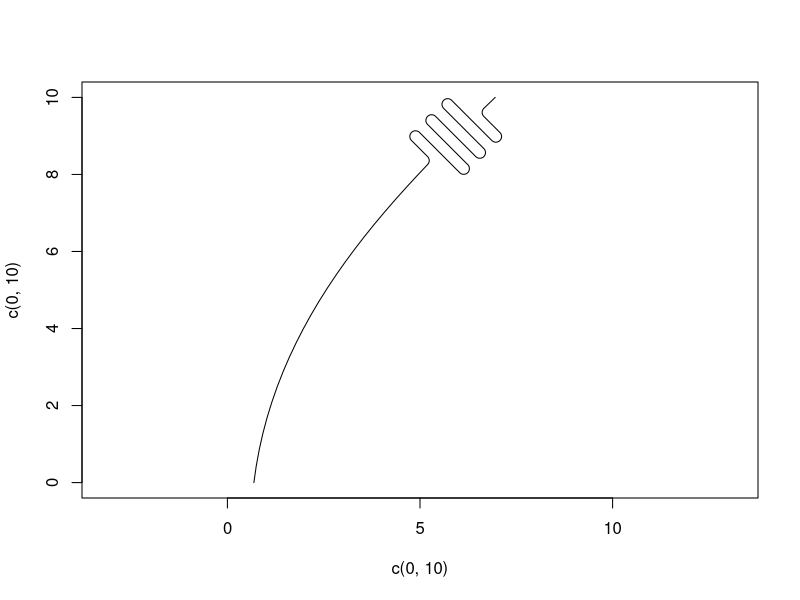

Recreate this plot in R.
n <- 100
switch <- rbinom(n, 1, .1)
rates <- c(1, 100)
rate <- rep(rates,times=sum(switch))[cumsum(switch)]
x <- cumsum(rexp(n, rate = rate))

y <- rnorm(n, sd=log(rate))




# gentle arc + noise
# 1.25*pi - 1.75*pi
theta <- seq(1.4*pi, 1.6*pi, length.out = 200)
x <- 10*cos(theta)
y <- -10*sin(theta)








# spline (curve lines through fixed points)
myspline <- function(x,y, sort = FALSE, circular = FALSE, by.dist = FALSE, ...){
    stopifnot(length(x)==length(y))
    if(sort){
        y <- y[order(x)]
        x <- sort(x)
    }
    if(circular){
        x <- c(x[(length(x)-1):length(x)], x, x[1:3])
        y <- c(y[(length(y)-1):length(y)], y, y[1:3])
    }
    if(by.dist){
        d <- sqrt(diff(x)^2 + diff(y)^2)
        d <- c(0,cumsum(d))
    }else{
        d <- 1:length(x)
    }
    sx <- spline(d,x, ...)
    sy <- spline(d,y, ...)
    if(circular){
        ind <- which(sx$x >= 3 & sx$x <= length(x)-2)
        sx$y <- sx$y[ind]
        sy$y <- sy$y[ind]
    }
    return(list(x=sx$y, y=sy$y))
}
point <- function(p, ...){
    points(p[1], p[2], ...)
}

# window = 0,10,0,10

theta <- runif(1,0,2*pi)
anchor <- c(5,5) + 1*c(cos(theta),sin(theta))
p2 <- c(5,5) + 2*c(cos(theta),sin(theta))
theta <- theta+pi/2
b <- tan(theta)
a <- anchor[2] - anchor[1] * b
if(a < 0){
    p1 <- c(-a/b, 0)
}else if(a > 10){
    p1 <- c((10-a)/b, 10)
}else{
    p1 <- c(0, a)
}
if(a+b*10 < 0){
    p3 <- c(-a/b, 0)
}else if(a+b*10 > 10){
    p3 <- c((10-a)/b, 10)
}else{
    p3 <- c(10, a+b*10)
}

# plot(c(0,10),c(0,10),col='white', asp=1)
# abline(v=c(0,10))
# abline(h=c(0,10))
# lines(5+1*cos(seq(0,2*pi,length.out=200)),
#       5+1*sin(seq(0,2*pi,length.out=200)))
# points(anchor[1],anchor[2])
# lines(c(anchor[1]-100*cos(theta),anchor[1],anchor[1]+100*cos(theta)),
#       c(anchor[2]-100*sin(theta),anchor[2],anchor[2]+100*sin(theta)))
# point(p1)
# point(p2)
# point(p3)

s <- myspline(c(p1[1],p2[1],p3[1]), c(p1[2],p2[2],p3[2]), n=30)
# lines(s)

jj <- sample(c(2:29), 1) # 2:14, 17:29
p4 <- c(s$x[jj], s$y[jj]) + rnorm(2, sd=.5)
while(any(p4 < 0) | any(p4 > 10)){
    p4 <- c(s$x[jj], s$y[jj]) + rnorm(2, sd=.5)
}
# points(s$x[jj], s$y[jj], col=2)
if(jj < 15){
    s <- myspline(c(p1[1],p4[1],p2[1],p3[1]), c(p1[2],p4[2],p2[2],p3[2]), by.dist = TRUE, n=30)
}else{
    s <- myspline(c(p1[1],p2[1],p4[1],p3[1]), c(p1[2],p2[2],p4[2],p3[2]), by.dist = TRUE, n=30)
}
# lines(s)

# add squiggles
n.drop <- sample(2:5, 1)
ii <- sample(2:(30-(n.drop+1)), 1)
s1 <- c(s$x[ii], s$y[ii])
s2 <- c(s$x[ii+n.drop], s$y[ii+n.drop])
d <- sqrt(sum((s1-s2)^2))

# point(s1, col=2)
# point(s2, col=2)

# make un-rotated squiggles (squigs)
{
    k <- sample(5:7, 1)
    # .5, 1,...,1, .5
    r <- (d / (k+1)) / 2
    d2 <- d-2*r
    
    squigs <- cbind(
        r*cos(seq(1.5*pi, 2*pi, length.out = 15)),
        d2/2+r + r*sin(seq(1.5*pi, 2*pi, length.out = 15))
    )
    for(j in 1:k){
        if(j %% 2 == 1){
            squigs <- rbind(squigs, cbind(
                (2*j)*r + r*cos(seq(pi, 0, length.out = 30)),
                d2-r + r*sin(seq(pi, 0, length.out = 30))
            ))
        }else{
            squigs <- rbind(squigs, cbind(
                (2*j)*r + r*cos(seq(pi, 2*pi, length.out = 30)),
                r + r*sin(seq(pi, 2*pi, length.out = 30))
            ))
        }
    }
    if(k %% 2 == 0){
        squigs <- rbind(squigs, cbind(
            (2*(k+1))*r + r*cos(seq(pi, pi/2, length.out = 15)),
            d2/2-r + r*sin(seq(pi, pi/2, length.out = 15))
        ))
    }else{
        squigs <- rbind(squigs, cbind(
            (2*(k+1))*r + r*cos(seq(pi, 1.5*pi, length.out = 15)),
            d2/2+r + r*sin(seq(pi, 1.5*pi, length.out = 15))
        ))
    }
    squigs <- t(t(squigs) - c(d/2, d2/2))
    squigs[,2] <- squigs[,2] * sample(c(-1,1),1)
}

phi <- -atan2(s2[2]-s1[2], s2[1]-s1[1])
R <- matrix(c(cos(phi), sin(phi), -sin(phi), cos(phi)), 2)
squigs <- t(t(squigs %*% R) + (s1+s2)/2)

s$x <- c(s$x[1:(ii-1)], squigs[,1], s$x[(ii+(n.drop+1)):30])
s$y <- c(s$y[1:(ii-1)], squigs[,2], s$y[(ii+(n.drop+1)):30])

plot(c(0,10),c(0,10),col='white', asp=1)
lines(s)
